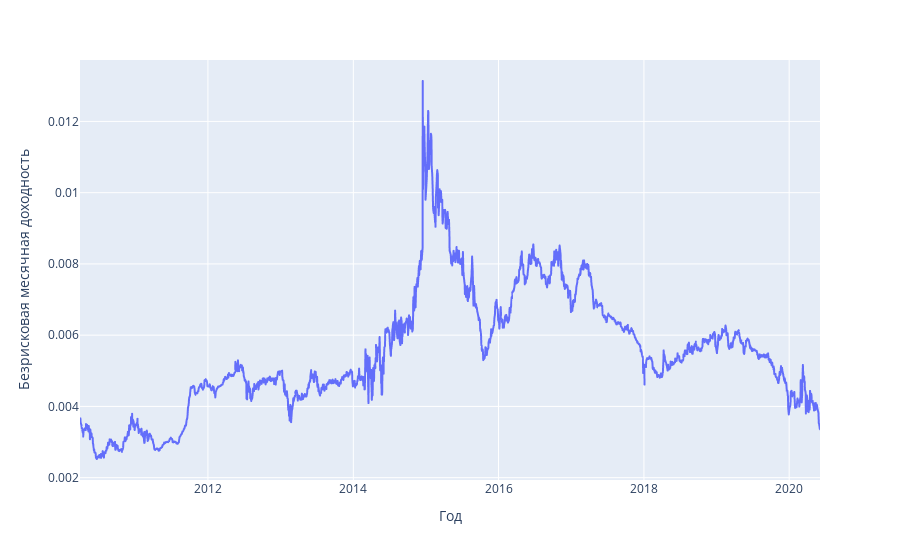

The cell this chart's notebook holds for it:
### Markdown cell above
## Plot risk monthly risk free rate

### Code cell
fig = px.line(data_for_plot, x='Год', y="Безрисковая месячная доходность")
fig.show()

### Figure 1 — Plotly figure (JSON) as saved in the notebook; plotly's stock layout.template omitted (floating-point values rounded to 4 significant figures; data arrays with more than 128 entries replaced by an {"elided": "..."} marker saying what was removed)
{"data": [{"hovertemplate": "Год=%{x}<br>Безрисковая месячная доходность=%{y}<extra></extra>", "legendgroup": "", "line": {"color": "#636efa", "dash": "solid"}, "mode": "lines", "name": "", "showlegend": false, "type": "scattergl", "x": {"elided": "2551 str values"}, "xaxis": "x", "y": {"elided": "2551 float values"}, "yaxis": "y"}], "layout": {"legend": {"tracegroupgap": 0}, "margin": {"t": 60}, "xaxis": {"anchor": "y", "domain": [0, 1], "title": {"text": "Год"}}, "yaxis": {"anchor": "x", "domain": [0, 1], "title": {"text": "Безрисковая месячная доходность"}}}}
